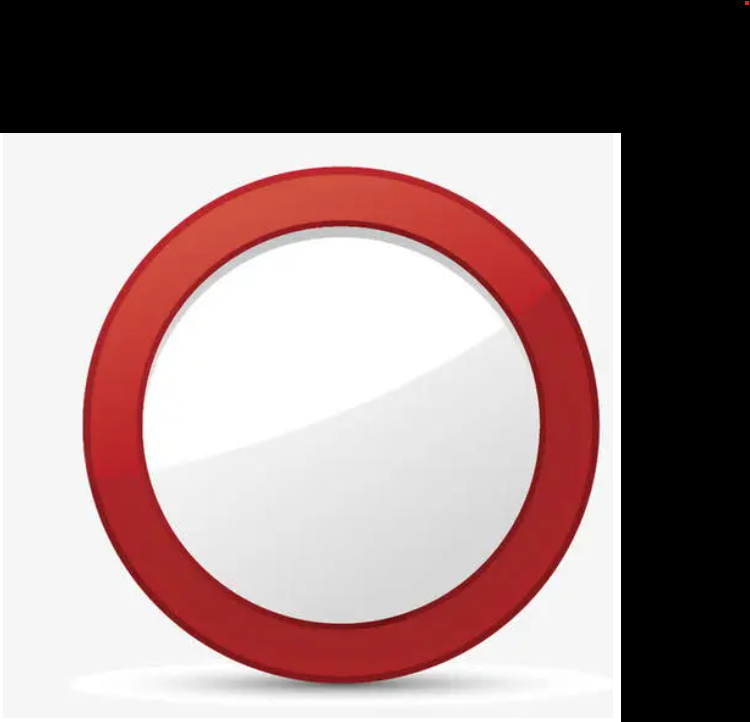
#> input picture edge_detection_algorithm_v1/circle.png, 750 x 722 px
$ python main.py
#> lines starting #> are read from the running program, lines starting #| are printed output that depends on the picture
import cv2
import numpy as np
import math
from matplotlib import pyplot as plt
# [69 lines of commented-out code are left out]

img_2 = cv2.imread('circle.png', cv2.IMREAD_COLOR)
#> img_2 is the input picture: shape (722, 750, 3); mean B, G, R 132, 132.2, 152.5
gray = cv2.cvtColor(img_2, cv2.COLOR_BGR2GRAY)
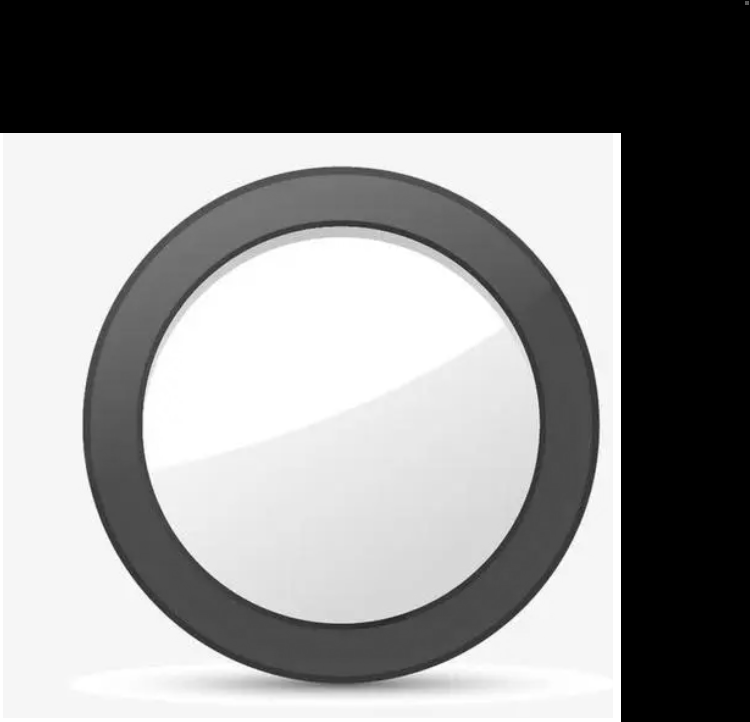
#> gray: shape (722, 750); min 0, max 255, mean 138.3
gray_blurred = cv2.blur(gray, (3, 3))
#> (the run stopped early here; a loop or call above may not have finished)
